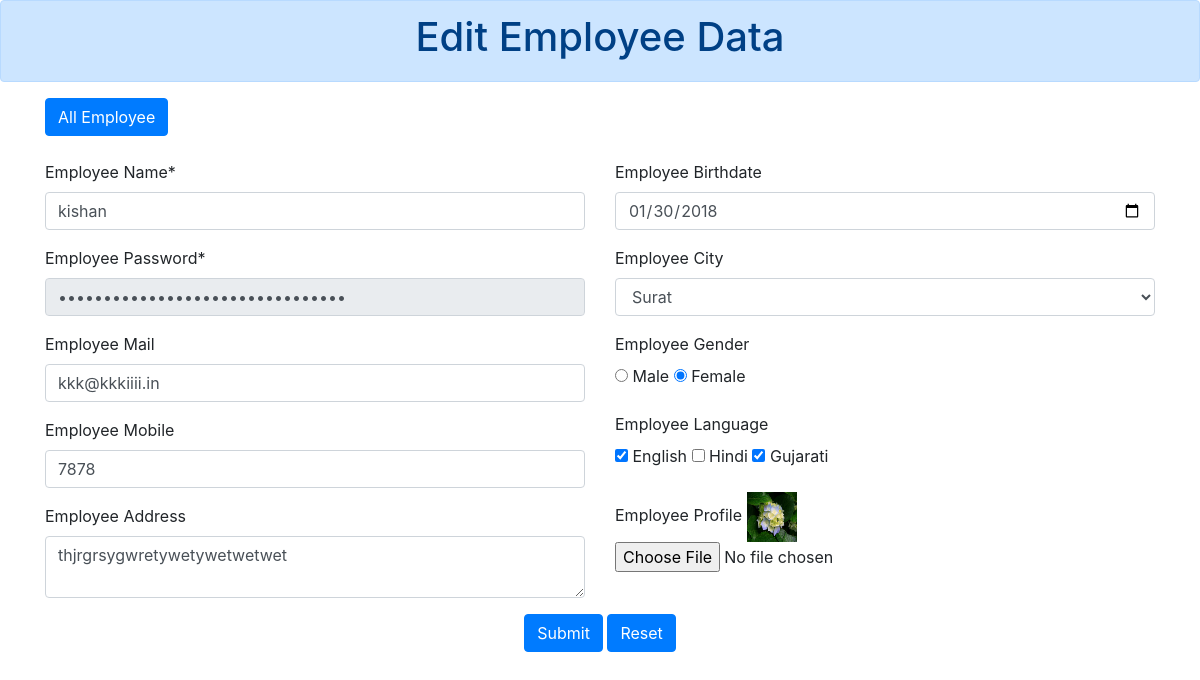
Page /index.php/EmpController/emp_edit/2 on the committed database.
### tables this page shows
CREATE TABLE `emp_master` (
  `emp_id` int(50) NOT NULL,
  `emp_name` varchar(255) DEFAULT NULL,
  `emp_password` varchar(255) DEFAULT NULL,
  `emp_mail` varchar(255) DEFAULT NULL,
  `emp_mobile` varchar(15) DEFAULT NULL,
  `emp_birthdate` varchar(255) DEFAULT NULL,
  `emp_address` text,
  `emp_city` varchar(50) DEFAULT NULL,
  `emp_gender` char(1) DEFAULT NULL,
  `emp_language` varchar(255) DEFAULT NULL,
  `emp_profile` varchar(255) DEFAULT NULL,
  `emp_status` char(1) NOT NULL DEFAULT 'Y' COMMENT 'Y=active N=Not active'
);

### application/controllers/EmpController.php (called while the page is built, shortened)
<?php
class EmpController extends CI_Controller {
    public function __construct() {
        $this->load->helper(array('url','form'));
        $this->load->model('empModel');
        $this->load->library('session');
    }
    public function emp_edit($emp_id){
        $data = array();
        $data['emp_details'] = $this->empModel->emp_single_fetch($emp_id);
        $this->load->view('empEdit',$data);
    }
}
?>

### index.php (called while the page is built, shortened)
<?php
require_once BASEPATH.'core/CodeIgniter.php';

### application/models/EmpModel.php (called while the page is built, shortened)
<?php
class EmpModel extends CI_Model {
    public function emp_single_fetch($emp_id){
        $this->db->where('emp_id',$emp_id);
        $query = $this->db->get('emp_master');
        return $query->row_array();
    }
}
?>

### application/views/empEdit.php (the view, shortened to what this page needs)
<!DOCTYPE html>
<html lang="en">
    <head>
            <link rel="stylesheet" href="<?php echo base_url('assets/css/bootstrap.min.css');?>">
    </head>
    <body>
        <div class="text-center">
            <div class="alert alert-primary" role="alert">
                <h1>Edit Employee Data</h1>
            </div>
        </div>
        <div class="container">
            <div class="row">
                <div class="col-md-8 col-sm-8 col-xs-12">
                    <a href="<?php echo base_url('index.php/EmpController/'); ?>"><button type="button" class="btn btn-primary">All Employee</button></a>
                </div>
            </div><br>
                <form action="<?php echo base_url('index.php/EmpController/emp_edit_save'); ?>" method="post" enctype="multipart/form-data">
                    <div class="row">
                    <div class="col-md-6 col-sm-6 col-xs-12">
                        <div class="form-group">
                            <label for="EmployeeName">Employee Name*</label>
                            <input type="text" class="form-control" id="empName" name="empName" value="<?php echo $emp_details['emp_name']; ?>" placeholder="Enter Name" required="required">
                        </div>
                        <div class="form-group">
                            <label for="Password">Employee Password*</label>
                            <input type="password" class="form-control" id="empPassword" name="empPassword" placeholder="Enter Password" value="<?php echo $emp_details['emp_password']; ?>" required="required" readonly="readonly">
                        </div>
                        <div class="form-group">
                            <label for="Mail">Employee Mail</label>
                            <input type="email" class="form-control" id="empMail" name="empMail" value="<?php echo $emp_details['emp_mail']; ?>" placeholder="Enter Mail">
                        </div>
                        <div class="form-group">
                            <label for="Mobile">Employee Mobile</label>
                            <input type="number" class="form-control" id="empMobile" name="empMobile" value="<?php echo $emp_details['emp_mobile']; ?>" placeholder="Enter Mobile">
                        </div>
                        <div class="form-group">
                            <label for="Address">Employee Address</label>
                            <textarea class="form-control" id="empAddress" name="empAddress" placeholder="Enter Address"><?php echo $emp_details['emp_address']; ?></textarea>
                        </div>
                    </div>
                    <div class="col-md-6 col-sm-6 col-xs-12">
                        <div class="form-group">
                            <label for="Birthdate">Employee Birthdate</label>
                            <input type="date" class="form-control" id="empBirthdate" name="empBirthdate" placeholder="Enter Birthdate" value="<?php echo $emp_details['emp_birthdate']!=NULL ? date('Y-m-d',$emp_details['emp_birthdate']) : ""; ?>">
                        </div>
                        <div class="form-group">
                            <label for="City">Employee City</label>
                            <select class="form-control" id="empCity" name="empCity">
                                <option value="Surat" <?php echo $emp_details['emp_city'] == "Surat" ? "selected" :""; ?>>Surat</option>
                            </select>
                        </div>
                        <div class="form-group">
                            <label for="Gender">Employee Gender</label><br>
                            <label class="radio-inline">
                                <input type="radio" name="empGender" <?php echo $emp_details['emp_gender'] == "M" ? "checked" : ""; ?> value="M"> Male
                            </label>
                            <label class="radio-inline">
                                <input type="radio" name="empGender" <?php echo $emp_details['emp_gender'] == "F" ? "checked" : ""; ?> value="F"> Female
                            </label>
                        </div>
                        <div class="form-group">
                            <label for="Language">Employee Language</label><br>
                            <label class="checkbox-inline">
                                <input type="checkbox" value="English" <?php echo in_array("English", explode(",",$emp_details['emp_language'])) ? "checked" : ""; ?> name="empLanguage[]"> English
                            </label>
                            <label class="checkbox-inline">
                                <input type="checkbox" value="Hindi" <?php echo in_array("Hindi",explode(",",$emp_details['emp_language'])) ? "checked" : ""; ?> name="empLanguage[]"> Hindi
                            </label>
                            <label class="checkbox-inline">
                                <input type="checkbox" value="Gujarati" <?php echo in_array("Gujarati",explode(",",$emp_details['emp_language'])) ? "checked" : ""; ?> name="empLanguage[]"> Gujarati
                            </label>
                        </div>
                        <div class="form-group">
                            <label for="Profile">Employee Profile</label>
                            <img src="<?php echo base_url(); ?>assets/emp_profile/<?php echo $emp_details['emp_profile']; ?>" width="50" height="50">
                            <input type="file" class="form-control-file" id="empProfile" name="empProfile">
                        </div>
                    </div>
                </div>
                <div align="center">
                    <button type="submit" class="btn btn-primary">Submit</button>
                    <button type="reset" class="btn btn-primary">Reset</button>
                </div><br>
            </form>
        </div>
    </body>
</html>

### rows in the picture
emp_master: empName "kishan", empMail "kkk@kkkiiii.in", empMobile "7878", empAddress "thjrgrsygwretywetywetwetwet", empBirthdate "01/30/2018", empCity "Surat", emp_gender "☐ Male", emp_gender "☑ Female", emp_language "☑", emp_profile (picture)
